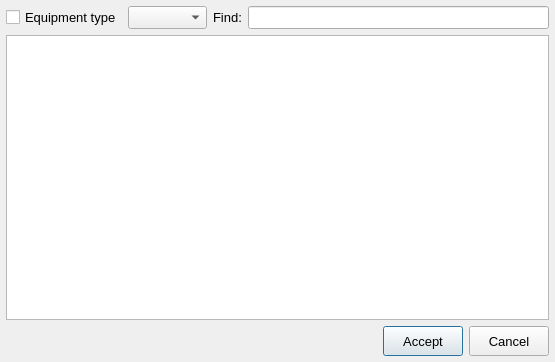
<?xml version="1.0" encoding="UTF-8"?>
<ui version="4.0">
 <class>ChooseItemDialog</class>
 <widget class="QDialog" name="ChooseItemDialog">
  <property name="geometry">
   <rect>
    <x>0</x>
    <y>0</y>
    <width>555</width>
    <height>362</height>
   </rect>
  </property>
  <property name="font">
   <font>
    <family>Tahoma</family>
    <pointsize>10</pointsize>
   </font>
  </property>
  <property name="windowTitle">
   <string>Choose item</string>
  </property>
  <layout class="QVBoxLayout" name="verticalLayout">
   <property name="leftMargin">
    <number>6</number>
   </property>
   <property name="topMargin">
    <number>6</number>
   </property>
   <property name="rightMargin">
    <number>6</number>
   </property>
   <property name="bottomMargin">
    <number>6</number>
   </property>
   <item>
    <layout class="QHBoxLayout" name="horizontalLayout_2">
     <item>
      <layout class="QHBoxLayout" name="horizontalLayout">
       <item>
        <widget class="QCheckBox" name="ckEqType">
         <property name="text">
          <string>Equipment type</string>
         </property>
        </widget>
       </item>
       <item>
        <widget class="TreeComboBox" name="cmbEqType"/>
       </item>
      </layout>
     </item>
     <item>
      <widget class="QLabel" name="label">
       <property name="text">
        <string>Find:</string>
       </property>
      </widget>
     </item>
     <item>
      <widget class="QLineEdit" name="edFind"/>
     </item>
    </layout>
   </item>
   <item>
    <widget class="AdvTableView" name="tableView">
     <property name="selectionBehavior">
      <enum>QAbstractItemView::SelectRows</enum>
     </property>
     <property name="sortingEnabled">
      <bool>true</bool>
     </property>
    </widget>
   </item>
   <item>
    <layout class="QHBoxLayout" name="horizontalLayout_3">
     <item>
      <spacer name="horizontalSpacer">
       <property name="orientation">
        <enum>Qt::Horizontal</enum>
       </property>
       <property name="sizeHint" stdset="0">
        <size>
         <width>40</width>
         <height>20</height>
        </size>
       </property>
      </spacer>
     </item>
     <item>
      <widget class="QPushButton" name="pushButton_2">
       <property name="minimumSize">
        <size>
         <width>0</width>
         <height>30</height>
        </size>
       </property>
       <property name="text">
        <string>Accept</string>
       </property>
      </widget>
     </item>
     <item>
      <widget class="QPushButton" name="pushButton">
       <property name="minimumSize">
        <size>
         <width>0</width>
         <height>30</height>
        </size>
       </property>
       <property name="text">
        <string>Cancel</string>
       </property>
      </widget>
     </item>
    </layout>
   </item>
  </layout>
 </widget>
 <customwidgets>
  <customwidget>
   <class>TreeComboBox</class>
   <extends>QComboBox</extends>
   <header>treecombobox.h</header>
  </customwidget>
  <customwidget>
   <class>AdvTableView</class>
   <extends>QTableView</extends>
   <header>advtableview.h</header>
  </customwidget>
 </customwidgets>
 <resources/>
 <connections/>
</ui>
